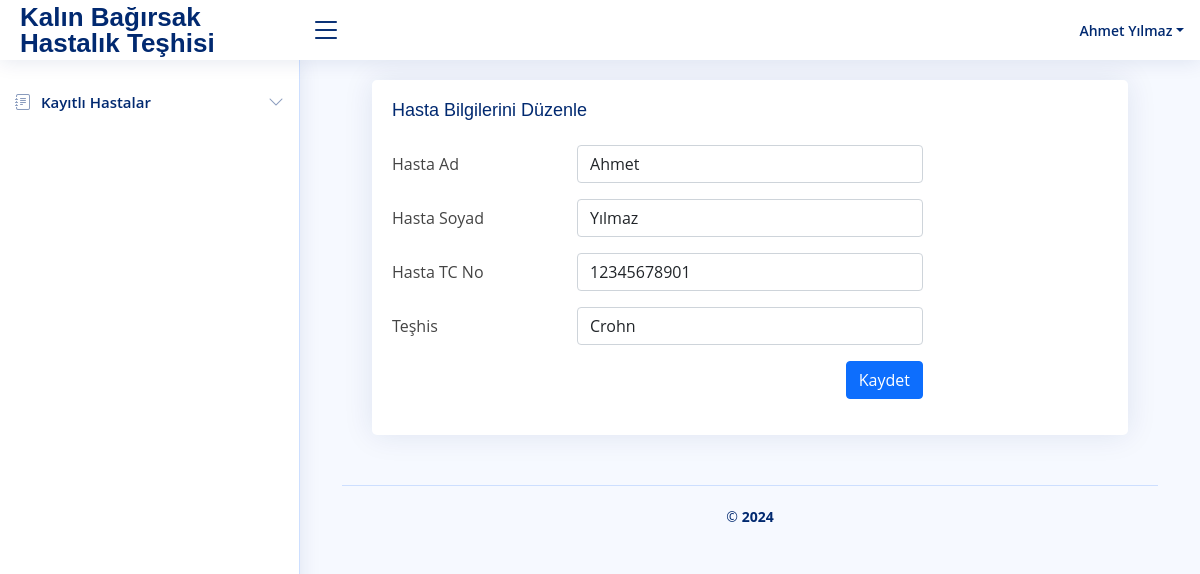
The app's page /edit_patient/21 (signed in) with its own data.
### tables this page shows
CREATE TABLE "hastalar" (
	"id"	INTEGER,
	"ad"	TEXT NOT NULL,
	"soyad"	TEXT NOT NULL,
	"tckn"	TEXT NOT NULL UNIQUE,
	"teshis"	TEXT NOT NULL,
	"doktor_id"	INTEGER, tarih_kayit TEXT DEFAULT CURRENT_TIMESTAMP,
	PRIMARY KEY("id" AUTOINCREMENT),
	FOREIGN KEY("doktor_id") REFERENCES "kullanicilar"("id")
);

### app.py (the view, shortened to what this page needs)
@app.route('/edit_patient/<int:id>', methods=['GET', 'POST'])
def edit_patient(id):
    if 'user' not in session:
        return redirect(url_for('login'))
    conn = get_db_connection()
    patient = conn.execute('SELECT * FROM hastalar WHERE id = ?', (id,)).fetchone()
    if not patient:
        flash('Hasta bulunamadı.', 'danger')
        return redirect(url_for('home'))
    return render_template('edit_patients.html',user=session.get('user'), patient=patient)

### app.py (called while the page is built)
def get_db_connection():
    conn = sqlite3.connect('patient.db')  # Veritabanı dosyanızın adı
    conn.row_factory = sqlite3.Row  # Kolonları sözlük olarak almak için
    return conn

### templates/edit_patients.html (shortened to what this page needs)
<!DOCTYPE html>
<html lang="en">
<head>
  <link href="{{ url_for('static', filename='vendor/bootstrap/css/bootstrap.min.css') }}" rel="stylesheet" />
  <link href="{{ url_for('static', filename='vendor/bootstrap-icons/bootstrap-icons.css') }}" rel="stylesheet" />
  <link href="{{ url_for('static', filename='css/a.css') }}" rel="stylesheet" />
</head>
<body>
  <header id="header" class="header fixed-top d-flex align-items-center">
    <div class="d-flex align-items-center justify-content-between">
      <a href="{{ url_for('home') }}" class="logo d-flex align-items-center">
        <span class="d-none d-lg-block">Kalın Bağırsak Hastalık Teşhisi</span>
      </a>
      <i class="bi bi-list toggle-sidebar-btn"></i>
    </div>
    <nav class="header-nav ms-auto">
      <ul class="d-flex align-items-center">
        <li class="nav-item dropdown pe-3">
          {% if user %}
          <a class="nav-link nav-profile d-flex align-items-center pe-0" href="#" data-bs-toggle="dropdown">
            <span class="d-none d-md-block dropdown-toggle ps-2">{{user.name}} {{user.surname}}</span>
          </a>
          {% else %}
          <form method="POST">
            <button type="submit">Giriş Yap</button>
          </form>
        </li>
        {% endif %}
      </ul>
    </nav>
  </header>
  <div class="container">
    <aside id="sidebar" class="sidebar">
      {% if user %}
      <ul class="sidebar-nav" id="sidebar-nav">
        <li class="nav-item">
          <a class="nav-link collapsed" data-bs-target="#forms-nav" data-bs-toggle="collapse" href="#">
            <i class="bi bi-journal-text"></i><span>Kayıtlı Hastalar</span>
            <i class="bi bi-chevron-down ms-auto"></i>
          </a>
        </li>
      </ul>
      {% endif %}
    </aside>
    <main id="main" class="main">
      <section class="section">
        <div class="row">
          <div class="col-lg-12">
            <div class="card">
              <div class="card-body">
                <h5 class="card-title">Hasta Bilgilerini Düzenle</h5>
                <form method="POST">
                  <div class="row mb-3">
                    <label for="inputAd" class="col-sm-3 col-form-label">Hasta Ad</label>
                    <div class="col-sm-6">
                      <input type="text" class="form-control" id="inputAd" placeholder="Ad" name="name"
                        value="{{ patient.ad }}" required>
                    </div>
                  </div>
                  <div class="row mb-3">
                    <label for="inputSoyad" class="col-sm-3 col-form-label">Hasta Soyad</label>
                    <div class="col-sm-6">
                      <input type="text" class="form-control" id="inputSoyad" placeholder="Soyad" name="surname"
                        value="{{ patient.soyad }}" required>
                    </div>
                  </div>
                  <div class="row mb-3">
                    <label for="inputTcno" class="col-sm-3 col-form-label">Hasta TC No</label>
                    <div class="col-sm-6">
                      <input type="tel" class="form-control" id="inputTcno" placeholder="TC No" name="tckn"
                        value="{{ patient.tckn }}" pattern="^\d{11}$" maxlength="11"
                        title="TC No sadece rakamlardan oluşmalı ve 11 haneli olmalıdır." required inputmode="numeric"
                        oninput="this.value=this.value.replace(/[^0-9]/g,'')">
                    </div>
                  </div>
                  <div class="row mb-3">
                    <label for="inputTeshis" class="col-sm-3 col-form-label">Teşhis</label>
                    <div class="col-sm-6">
                      <select class="form-control" id="inputTeshis" name="teshis" required>
                        <option value="Crohn" {% if patient.teshis == 'Crohn' %}selected{% endif %}>Crohn</option>
                      </select>
                    </div>
                  </div>
                  <div class="row mb-3">
                    <div class="col-sm-6 offset-sm-3">
                      <button type="submit" class="btn btn-primary ms-auto d-block">Kaydet</button>
                    </div>
                  </div>
                </form>
              </div>
            </div>
          </div>
        </div>
      </section>
    </main>
    <footer id="footer" class="footer">
      <div class="copyright">
        &copy; <strong><span>2024</span></strong>
      </div>
    </footer>
  </div>
</body>
</html>

### static/css/a.css (style rules this page uses)
:root { scroll-behavior: smooth; }
body { font-family: "Open Sans", sans-serif; background: #f6f9ff; color: #444444; }
a { color: #4154f1; text-decoration: none; }
h1, h2, h3, h4, h5, h6 { font-family: "Nunito", sans-serif; }
#main { margin-top: 60px; padding: 20px 30px; transition: all 0.3s; }
.card { margin-bottom: 30px; border: none; border-radius: 5px; box-shadow: 0px 0 30px rgba(1, 41, 112, 0.1); }
.card-title { padding: 20px 0 15px 0; font-size: 18px; font-weight: 500; color: #012970; font-family: "Poppins", sans-serif; }
.card-body { padding: 0 20px 20px 20px; }
.logo { line-height: 1; }
@media (min-width: 1200px) { .logo { width: 280px; } }
.logo span { font-size: 26px; font-weight: 700; color: #012970; font-family: "Nunito", sans-serif; }
.header { transition: all 0.5s; z-index: 997; height: 60px; box-shadow: 0px 2px 20px rgba(1, 41, 112, 0.1); background-color: #fff; padding-left: 20px; }
.header .toggle-sidebar-btn { font-size: 32px; padding-left: 10px; cursor: pointer; color: #012970; }
.header-nav ul { list-style: none; }
.header-nav > ul { margin: 0; padding: 0; }
.header-nav .nav-profile { color: #012970; }
.header-nav .nav-profile span { font-size: 14px; font-weight: 600; }
.sidebar { position: fixed; top: 60px; left: 0; bottom: 0; width: 300px; z-index: 996; transition: all 0.3s; padding: 20px; overflow-y: auto; scrollbar-width: thin; scrollbar-color: #aab7cf transparent; box-shadow: 0px 0px 20px rgba(1, 41, 112, 0.1); background-color: #fff; }
@media (min-width: 1200px) { #main, #footer { margin-left: 300px; } }
.sidebar-nav { padding: 0; margin: 0; list-style: none; }
.sidebar-nav li { padding: 0; margin: 0; list-style: none; }
.sidebar-nav .nav-item { margin-bottom: 5px; }
.sidebar-nav .nav-link { display: flex; align-items: center; font-size: 15px; font-weight: 600; color: #4154f1; transition: 0.3; background: #f6f9ff; padding: 10px 15px; border-radius: 4px; }
.sidebar-nav .nav-link i { font-size: 16px; margin-right: 10px; color: #4154f1; }
.sidebar-nav .nav-link.collapsed { color: #012970; background: #fff; }
.sidebar-nav .nav-link.collapsed i { color: #899bbd; }
.sidebar-nav .nav-link .bi-chevron-down { margin-right: 0; transition: transform 0.2s ease-in-out; }
.footer { padding: 20px 0; font-size: 14px; transition: all 0.3s; border-top: 1px solid #cddfff; }
.footer .copyright { text-align: center; color: #012970; }
.sidebar { padding: 20px 0; font-size: 14px; transition: all 0.3s; border-right: 1px solid #cddfff; }

### records on screen
hastalar: name "Ahmet", surname "Yılmaz", tckn "12345678901", teshis "Crohn"
